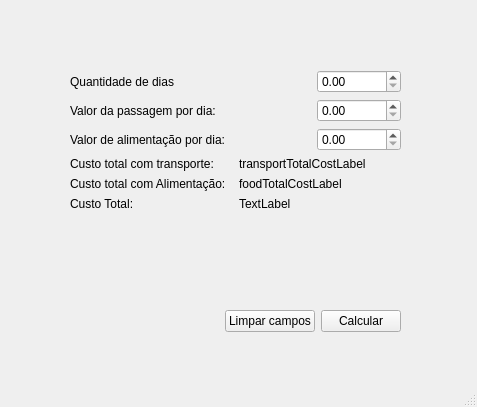
<?xml version="1.0" encoding="UTF-8"?>
<ui version="4.0">
 <class>MainWindow</class>
 <widget class="QMainWindow" name="MainWindow">
  <property name="geometry">
   <rect>
    <x>0</x>
    <y>0</y>
    <width>477</width>
    <height>407</height>
   </rect>
  </property>
  <property name="windowTitle">
   <string>MainWindow</string>
  </property>
  <widget class="QWidget" name="centralwidget">
   <widget class="QWidget" name="verticalLayoutWidget">
    <property name="geometry">
     <rect>
      <x>70</x>
      <y>70</y>
      <width>331</width>
      <height>262</height>
     </rect>
    </property>
    <layout class="QVBoxLayout" name="verticalLayout">
     <item>
      <layout class="QHBoxLayout" name="horizontalLayout_3">
       <item>
        <widget class="QLabel" name="label_3">
         <property name="text">
          <string>Quantidade de dias</string>
         </property>
        </widget>
       </item>
       <item>
        <spacer name="horizontalSpacer_2">
         <property name="orientation">
          <enum>Qt::Horizontal</enum>
         </property>
         <property name="sizeHint" stdset="0">
          <size>
           <width>40</width>
           <height>20</height>
          </size>
         </property>
        </spacer>
       </item>
       <item>
        <widget class="QDoubleSpinBox" name="daysQuantitySpinBox">
         <property name="minimumSize">
          <size>
           <width>80</width>
           <height>0</height>
          </size>
         </property>
         <property name="maximum">
          <double>999999.000000000000000</double>
         </property>
         <property name="singleStep">
          <double>0.250000000000000</double>
         </property>
        </widget>
       </item>
      </layout>
     </item>
     <item>
      <layout class="QHBoxLayout" name="horizontalLayout_2">
       <item>
        <widget class="QLabel" name="label_2">
         <property name="text">
          <string>Valor da passagem por dia:</string>
         </property>
        </widget>
       </item>
       <item>
        <spacer name="horizontalSpacer_3">
         <property name="orientation">
          <enum>Qt::Horizontal</enum>
         </property>
         <property name="sizeHint" stdset="0">
          <size>
           <width>40</width>
           <height>20</height>
          </size>
         </property>
        </spacer>
       </item>
       <item>
        <widget class="QDoubleSpinBox" name="transportCostSpinBox">
         <property name="minimumSize">
          <size>
           <width>80</width>
           <height>0</height>
          </size>
         </property>
         <property name="maximum">
          <double>999999.000000000000000</double>
         </property>
         <property name="singleStep">
          <double>0.250000000000000</double>
         </property>
        </widget>
       </item>
      </layout>
     </item>
     <item>
      <layout class="QHBoxLayout" name="horizontalLayout">
       <item>
        <widget class="QLabel" name="label">
         <property name="text">
          <string>Valor de alimentação por dia: </string>
         </property>
        </widget>
       </item>
       <item>
        <spacer name="horizontalSpacer_4">
         <property name="orientation">
          <enum>Qt::Horizontal</enum>
         </property>
         <property name="sizeType">
          <enum>QSizePolicy::Expanding</enum>
         </property>
         <property name="sizeHint" stdset="0">
          <size>
           <width>80</width>
           <height>20</height>
          </size>
         </property>
        </spacer>
       </item>
       <item>
        <widget class="QDoubleSpinBox" name="foodCostSpinBox">
         <property name="minimumSize">
          <size>
           <width>80</width>
           <height>0</height>
          </size>
         </property>
         <property name="maximum">
          <double>999999.000000000000000</double>
         </property>
         <property name="singleStep">
          <double>0.250000000000000</double>
         </property>
        </widget>
       </item>
      </layout>
     </item>
     <item>
      <layout class="QVBoxLayout" name="verticalLayout_2">
       <item>
        <layout class="QHBoxLayout" name="horizontalLayout_9">
         <item>
          <widget class="QLabel" name="label_9">
           <property name="text">
            <string>Custo total com transporte:</string>
           </property>
          </widget>
         </item>
         <item>
          <widget class="QLabel" name="transportTotalCostLabel">
           <property name="text">
            <string>transportTotalCostLabel</string>
           </property>
          </widget>
         </item>
        </layout>
       </item>
       <item>
        <layout class="QHBoxLayout" name="horizontalLayout_7">
         <item>
          <widget class="QLabel" name="label_5">
           <property name="text">
            <string>Custo total com Alimentação:</string>
           </property>
          </widget>
         </item>
         <item>
          <widget class="QLabel" name="foodTotalCostLabel">
           <property name="text">
            <string>foodTotalCostLabel</string>
           </property>
          </widget>
         </item>
        </layout>
       </item>
       <item>
        <layout class="QHBoxLayout" name="horizontalLayout_8">
         <item>
          <widget class="QLabel" name="label_7">
           <property name="text">
            <string>Custo Total:</string>
           </property>
          </widget>
         </item>
         <item>
          <widget class="QLabel" name="totalCostLabel">
           <property name="text">
            <string>TextLabel</string>
           </property>
          </widget>
         </item>
        </layout>
       </item>
      </layout>
     </item>
     <item>
      <spacer name="verticalSpacer">
       <property name="orientation">
        <enum>Qt::Vertical</enum>
       </property>
       <property name="sizeHint" stdset="0">
        <size>
         <width>20</width>
         <height>40</height>
        </size>
       </property>
      </spacer>
     </item>
     <item>
      <layout class="QHBoxLayout" name="horizontalLayout_4">
       <item>
        <spacer name="horizontalSpacer">
         <property name="orientation">
          <enum>Qt::Horizontal</enum>
         </property>
         <property name="sizeHint" stdset="0">
          <size>
           <width>40</width>
           <height>20</height>
          </size>
         </property>
        </spacer>
       </item>
       <item>
        <widget class="QPushButton" name="clearButton">
         <property name="text">
          <string>Limpar campos</string>
         </property>
        </widget>
       </item>
       <item>
        <widget class="QPushButton" name="calculateButton">
         <property name="text">
          <string>Calcular</string>
         </property>
        </widget>
       </item>
      </layout>
     </item>
    </layout>
   </widget>
  </widget>
  <widget class="QMenuBar" name="menubar">
   <property name="geometry">
    <rect>
     <x>0</x>
     <y>0</y>
     <width>477</width>
     <height>21</height>
    </rect>
   </property>
  </widget>
  <widget class="QStatusBar" name="statusbar"/>
 </widget>
 <resources/>
 <connections/>
</ui>
